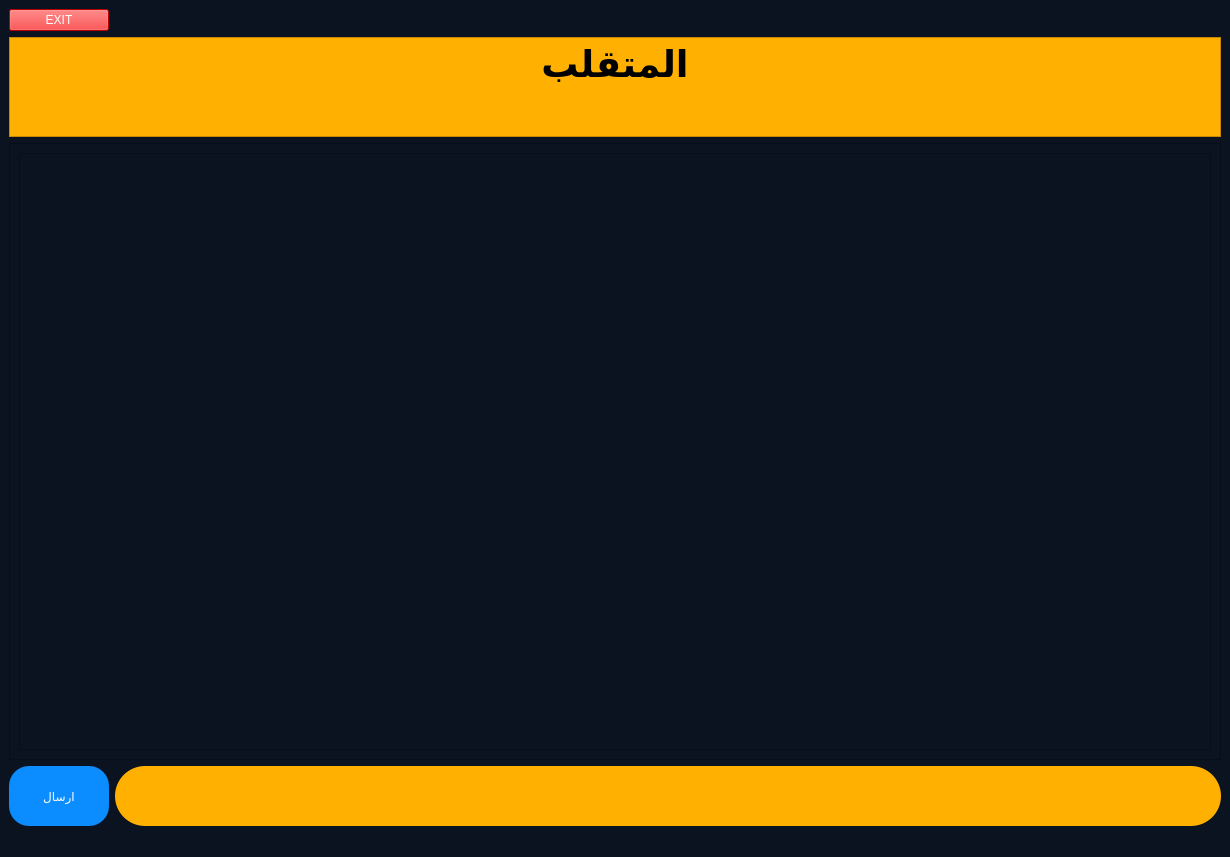
<?xml version="1.0" encoding="UTF-8"?>
<ui version="4.0">
 <class>ui5</class>
 <widget class="QMainWindow" name="ui5">
  <property name="geometry">
   <rect>
    <x>0</x>
    <y>0</y>
    <width>1230</width>
    <height>857</height>
   </rect>
  </property>
  <property name="windowTitle">
   <string>MainWindow</string>
  </property>
  <property name="styleSheet">
   <string notr="true">
color: rgb(255, 255, 255);
background-color: rgb(11, 18, 32);</string>
  </property>
  <widget class="QWidget" name="centralwidget">
   <layout class="QGridLayout" name="gridLayout">
    <item row="0" column="0">
     <widget class="QPushButton" name="pushButton_2">
      <property name="styleSheet">
       <string notr="true">background-color: rgb(255, 0, 0);</string>
      </property>
      <property name="text">
       <string>EXIT</string>
      </property>
     </widget>
    </item>
    <item row="0" column="1">
     <spacer name="horizontalSpacer">
      <property name="orientation">
       <enum>Qt::Horizontal</enum>
      </property>
      <property name="sizeHint" stdset="0">
       <size>
        <width>1103</width>
        <height>20</height>
       </size>
      </property>
     </spacer>
    </item>
    <item row="1" column="0" colspan="2">
     <widget class="QTextBrowser" name="textBrowser">
      <property name="maximumSize">
       <size>
        <width>16777215</width>
        <height>100</height>
       </size>
      </property>
      <property name="styleSheet">
       <string notr="true">background-color: rgb(255, 176, 0);</string>
      </property>
      <property name="html">
       <string>&lt;!DOCTYPE HTML PUBLIC &quot;-//W3C//DTD HTML 4.0//EN&quot; &quot;http://www.w3.org/TR/REC-html40/strict.dtd&quot;&gt;
&lt;html&gt;&lt;head&gt;&lt;meta name=&quot;qrichtext&quot; content=&quot;1&quot; /&gt;&lt;meta charset=&quot;utf-8&quot; /&gt;&lt;style type=&quot;text/css&quot;&gt;
p, li { white-space: pre-wrap; }
hr { height: 1px; border-width: 0; }
li.unchecked::marker { content: &quot;\2610&quot;; }
li.checked::marker { content: &quot;\2612&quot;; }
&lt;/style&gt;&lt;/head&gt;&lt;body style=&quot; font-family:'Segoe UI'; font-size:9pt; font-weight:400; font-style:normal;&quot;&gt;
&lt;p align=&quot;center&quot; style=&quot; margin-top:0px; margin-bottom:0px; margin-left:0px; margin-right:0px; -qt-block-indent:0; text-indent:0px;&quot;&gt;&lt;span style=&quot; font-size:28pt; font-weight:700; color:#000000;&quot;&gt;المتقلب&lt;/span&gt;&lt;/p&gt;&lt;/body&gt;&lt;/html&gt;</string>
      </property>
     </widget>
    </item>
    <item row="2" column="0" colspan="2">
     <widget class="QScrollArea" name="scrollArea">
      <property name="widgetResizable">
       <bool>true</bool>
      </property>
      <widget class="QWidget" name="scrollAreaWidgetContents">
       <property name="geometry">
        <rect>
         <x>0</x>
         <y>0</y>
         <width>1210</width>
         <height>592</height>
        </rect>
       </property>
       <layout class="QGridLayout" name="gridLayout_2">
        <item row="0" column="0">
         <widget class="QTextBrowser" name="textBrowser_2">
          <property name="styleSheet">
           <string notr="true">font: 12pt &quot;Segoe UI&quot;;
color: rgb(255, 255, 255);</string>
          </property>
         </widget>
        </item>
       </layout>
      </widget>
     </widget>
    </item>
    <item row="3" column="0">
     <widget class="QPushButton" name="pushButton">
      <property name="minimumSize">
       <size>
        <width>100</width>
        <height>60</height>
       </size>
      </property>
      <property name="styleSheet">
       <string notr="true">border-radius: 20%;
font: 12pt &quot;Segoe UI&quot;;
background-color: rgb(11, 141, 255);</string>
      </property>
      <property name="text">
       <string>ارسال</string>
      </property>
      <property name="shortcut">
       <string>Return</string>
      </property>
     </widget>
    </item>
    <item row="3" column="1">
     <widget class="QLineEdit" name="lineEdit">
      <property name="minimumSize">
       <size>
        <width>0</width>
        <height>60</height>
       </size>
      </property>
      <property name="styleSheet">
       <string notr="true">
color: rgb(0, 0, 0);
border-radius: 30%;
background-color: rgb(255, 176, 0);</string>
      </property>
     </widget>
    </item>
   </layout>
  </widget>
  <widget class="QMenuBar" name="menubar">
   <property name="geometry">
    <rect>
     <x>0</x>
     <y>0</y>
     <width>1230</width>
     <height>21</height>
    </rect>
   </property>
  </widget>
  <widget class="QStatusBar" name="statusbar"/>
 </widget>
 <resources/>
 <connections/>
</ui>
